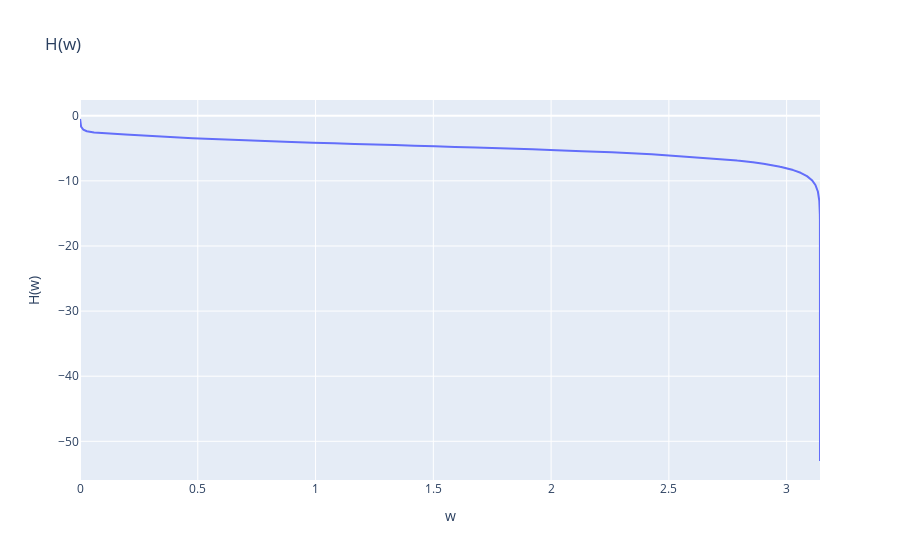

This figure's notebook cell:
### Code cell
# Lambdify function for H(w)

# Plot H(w)
w = np.linspace(0, np.pi, 10000)
fig = go.Figure()
fig.add_trace(go.Scatter(x=w, y=np.log10(np.absolute(W_w_lambdify(w, 1, 0.01))), mode='lines', name='H(w)')) 
fig.update_layout(title='H(w)', xaxis_title='w', yaxis_title='H(w)')
fig.show()

### Figure 1 — Plotly figure (JSON) as saved in the notebook; plotly's stock layout.template omitted (floating-point values rounded to 4 significant figures; data arrays with more than 128 entries replaced by an {"elided": "..."} marker saying what was removed)
{"data": [{"mode": "lines", "name": "H(w)", "type": "scatter", "x": {"elided": "10000 float values"}, "y": {"elided": "10000 float values"}}], "layout": {"title": {"text": "H(w)"}, "xaxis": {"title": {"text": "w"}}, "yaxis": {"title": {"text": "H(w)"}}}}
